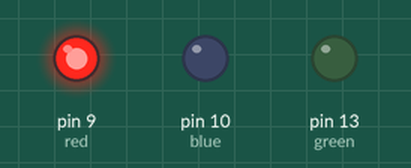
This sketch was run on a simulated Arduino Leonardo, built with avr-gcc and run on an emulated ATmega32U4. Shown: output pins drawn as LEDs (lit = HIGH).

Above: at 0.5 s.
At 2.5 s:
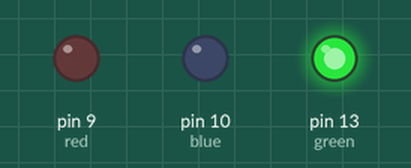
At 4.5 s:
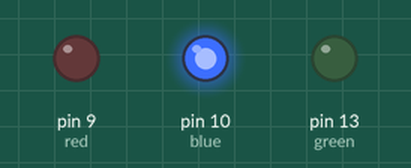
At 5.5 s:
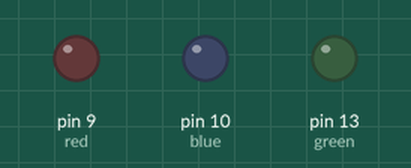
Timing chart, 0 to 7.8 s (numbered marks = the images above):
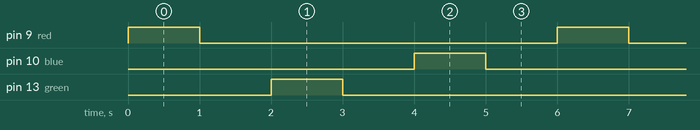

Measured:
- by itself, pin 9 (red), pin 10 (blue), pin 13 (green): alternates HIGH for 1.0 s and LOW for 5.0 s
- by itself, everything shown: repeats every 6.0 s, in 6 steps

The sketch:

Visualight.ino
```cpp
/*
  Visualight Blink

  Also see:
  https://github.com/lpercifield/visualight/blob/master/Firmware/Visualight/examples/visualight_LED/visualight_LED.ino
  https://github.com/lpercifield/visualight
  http://visualight.org

  The Visualight can be programmed using the Arduino IDE, selecting "Arduino Leonardo" under "Boards".

 */

// Pins 9, 13, and 10 are the red, green and blue LEDs on the Visualight board.
// give them names:
int red = 9;
int green = 13;
int blue = 10;

// the setup routine runs once when you press reset:
void setup() {
  // initialize the digital pin as an output.
  pinMode(red, OUTPUT);
  pinMode(green, OUTPUT);
  pinMode(blue, OUTPUT);
}

// the loop routine runs over and over again forever:
void loop() {
  digitalWrite(red, HIGH);   // turn the LED on (HIGH is the voltage level)
  delay(1000);               // wait for a second
  digitalWrite(red, LOW);    // turn the LED off by making the voltage LOW
  delay(1000);               // wait for a second
  digitalWrite(green, HIGH);   // turn the LED on (HIGH is the voltage level)
  delay(1000);               // wait for a second
  digitalWrite(green, LOW);    // turn the LED off by making the voltage LOW
  delay(1000);               // wait for a second
  digitalWrite(blue, HIGH);   // turn the LED on (HIGH is the voltage level)
  delay(1000);               // wait for a second
  digitalWrite(blue, LOW);    // turn the LED off by making the voltage LOW
  delay(1000);               // wait for a second
}
```
